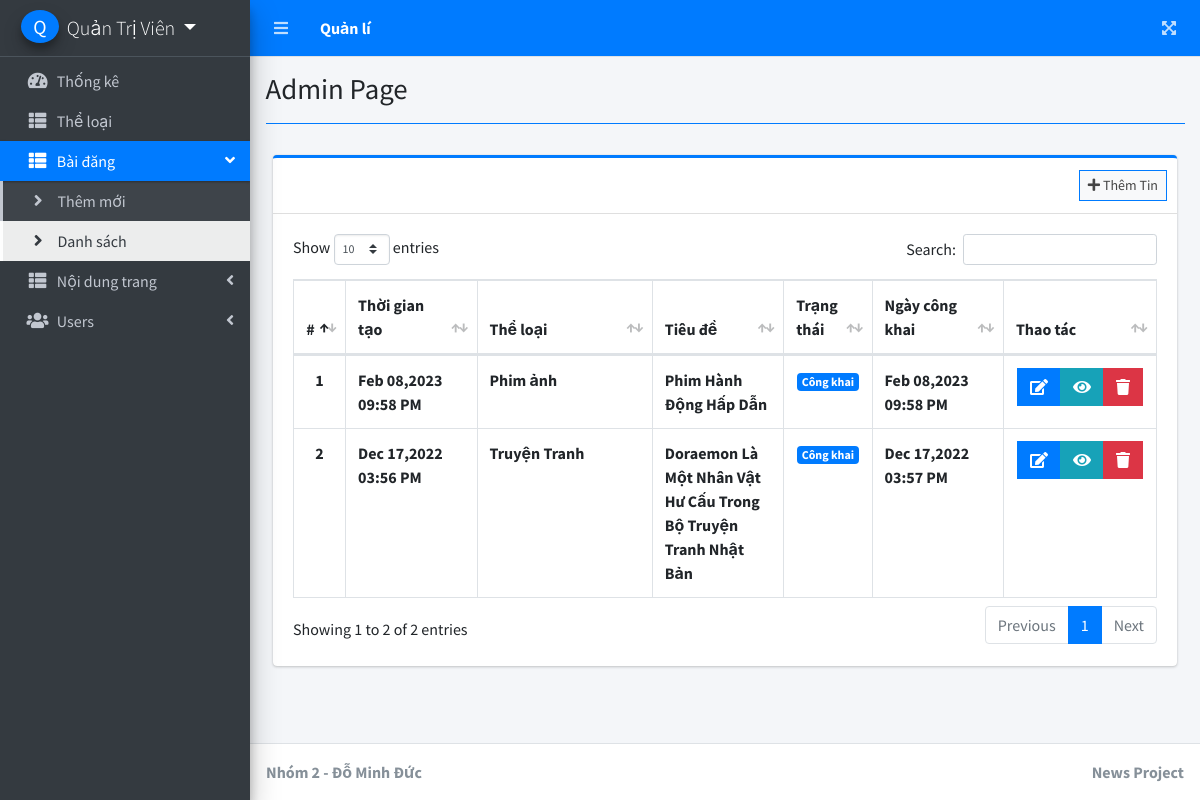
Page /admin/index.php?page=post_list (signed in) on the committed database.
### tables this page shows
CREATE TABLE `post_list` (
  `id` int(30) NOT NULL,
  `title` varchar(250) NOT NULL,
  `category_id` int(30) NOT NULL,
  `content` text NOT NULL,
  `cover_img` text NOT NULL,
  `status` tinyint(1) NOT NULL DEFAULT 0,
  `date_published` datetime NOT NULL DEFAULT current_timestamp(),
  `date_created` datetime NOT NULL DEFAULT current_timestamp()
);

CREATE TABLE `category_list` (
  `id` int(30) NOT NULL,
  `category` text NOT NULL,
  `description` text NOT NULL,
  `date_created` datetime NOT NULL DEFAULT current_timestamp()
);

### admin/post_list.php (the view, shortened to what this page needs)
<?php include'db_connect.php' ?>
<div class="col-lg-12">
	<div class="card card-outline card-primary">
		<div class="card-header">
			<div class="card-tools">
				<a class="btn btn-block btn-sm btn-default btn-flat border-primary" href="./index.php?page=new_post"><i class="fa fa-plus"></i> Thêm Tin</a>
			</div>
		</div>
		<div class="card-body">
			<table class="table tabe-hover table-bordered" id="list">
				<colgroup>
					<col width="5%">
					<col width="15%">
					<col width="20%">
					<col width="15%">
					<col width="10%">
					<col width="15%">
					<col width="15%">
				</colgroup>
				<thead>
					<tr>
						<th class="text-center">#</th>
						<th>Thời gian tạo</th>
						<th>Thể loại</th>
						<th>Tiêu đề</th>
						<th>Trạng thái</th>
						<th>Ngày công khai</th>
						<th>Thao tác</th>
					</tr>
				</thead>
				<tbody>
					<?php
					$i = 1;
					$qry = $conn->query("SELECT p.*,c.category FROM post_list p inner join category_list c on c.id = p.category_id order by unix_timestamp(p.date_created) desc,unix_timestamp(p.date_published) desc ");
					while($row= $qry->fetch_assoc()):
					?>
					<tr>
						<th class="text-center"><?php echo $i++ ?></th>
						<td><b><?php echo date("M d,Y h:i A",strtotime($row['date_created']))?></b></td>
						<td><b><?php echo ucwords($row['category']) ?></b></td>
						<td><b><?php echo ucwords($row['title']) ?></b></td>
						<td class="text-center">
							<div class="d-block">
							<?php if($row['status'] == 0): ?>
								<span class="badge badge-secondary">Không công khai</span>
							<?php elseif($row['status'] == 1): ?>
								<span class="badge badge-primary">Công khai</span>
							<?php endif; ?>
							</div>
						</td>
						<td><b><?php echo ($row['status'] == 1)? date("M d,Y h:i A",strtotime($row['date_published'])) : 'N/A' ?></b></td>
						<td class="text-center">
		                    <div class="btn-group">
		                        <a href="./index.php?page=edit_post&id=<?php echo $row['id'] ?>" class="btn btn-primary btn-flat">
		                          <i class="fas fa-edit"></i>
		                        </a>
		                         <a href="./index.php?page=view_post&id=<?php echo $row['id'] ?>" class="btn btn-info btn-flat">
		                          <i class="fas fa-eye"></i>
		                        </a>
		                        <button type="button" class="btn btn-danger btn-flat delete_post" data-id="<?php echo $row['id'] ?>">
		                          <i class="fas fa-trash"></i>
		                        </button>
	                      </div>
						</td>
					</tr>
				<?php endwhile; ?>
				</tbody>
			</table>
		</div>
	</div>
</div>

### rows in the picture
post_list: date_created "Feb 08,2023 09:58 PM", category_list.category "Phim ảnh", title "Phim Hành Động Hấp Dẫn", status "Công khai", date_published "Feb 08,2023 09:58 PM"
post_list: date_created "Dec 17,2022 03:56 PM", category_list.category "Truyện Tranh", title "Doraemon Là Một Nhân Vật Hư Cấu Trong Bộ Truyện Tranh Nhật Bản", status "Công khai", date_published "Dec 17,2022 03:57 PM"

### other values in the picture
substr($_SESSION['login_name'], 0,1) "Q"
$_SESSION['login_name'] "Quản Trị Viên"
